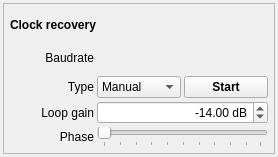
<?xml version="1.0" encoding="UTF-8"?>
<ui version="4.0">
 <class>ClockRecovery</class>
 <widget class="QWidget" name="ClockRecovery">
  <property name="geometry">
   <rect>
    <x>0</x>
    <y>0</y>
    <width>278</width>
    <height>157</height>
   </rect>
  </property>
  <property name="windowTitle">
   <string>Form</string>
  </property>
  <layout class="QGridLayout" name="gridLayout">
   <property name="leftMargin">
    <number>3</number>
   </property>
   <property name="topMargin">
    <number>3</number>
   </property>
   <property name="rightMargin">
    <number>3</number>
   </property>
   <property name="bottomMargin">
    <number>3</number>
   </property>
   <property name="spacing">
    <number>0</number>
   </property>
   <item row="0" column="0">
    <widget class="QFrame" name="frame">
     <property name="frameShape">
      <enum>QFrame::StyledPanel</enum>
     </property>
     <property name="frameShadow">
      <enum>QFrame::Raised</enum>
     </property>
     <layout class="QGridLayout" name="gridLayout_2">
      <property name="leftMargin">
       <number>6</number>
      </property>
      <property name="topMargin">
       <number>6</number>
      </property>
      <property name="rightMargin">
       <number>6</number>
      </property>
      <property name="bottomMargin">
       <number>6</number>
      </property>
      <property name="spacing">
       <number>3</number>
      </property>
      <item row="3" column="0">
       <widget class="QLabel" name="label_3">
        <property name="text">
         <string>Loop gain</string>
        </property>
        <property name="alignment">
         <set>Qt::AlignRight|Qt::AlignTrailing|Qt::AlignVCenter</set>
        </property>
       </widget>
      </item>
      <item row="1" column="0">
       <widget class="QLabel" name="label">
        <property name="text">
         <string>Baudrate</string>
        </property>
        <property name="alignment">
         <set>Qt::AlignRight|Qt::AlignTrailing|Qt::AlignVCenter</set>
        </property>
       </widget>
      </item>
      <item row="4" column="0">
       <widget class="QLabel" name="label_4">
        <property name="text">
         <string>Phase</string>
        </property>
        <property name="alignment">
         <set>Qt::AlignRight|Qt::AlignTrailing|Qt::AlignVCenter</set>
        </property>
       </widget>
      </item>
      <item row="2" column="0">
       <widget class="QLabel" name="label_2">
        <property name="text">
         <string>Type</string>
        </property>
        <property name="alignment">
         <set>Qt::AlignRight|Qt::AlignTrailing|Qt::AlignVCenter</set>
        </property>
       </widget>
      </item>
      <item row="0" column="0" colspan="3">
       <widget class="QLabel" name="label_7">
        <property name="text">
         <string>&lt;html&gt;&lt;head/&gt;&lt;body&gt;&lt;p&gt;&lt;span style=&quot; font-weight:600;&quot;&gt;Clock recovery&lt;/span&gt;&lt;/p&gt;&lt;/body&gt;&lt;/html&gt;</string>
        </property>
        <property name="textFormat">
         <enum>Qt::RichText</enum>
        </property>
       </widget>
      </item>
      <item row="4" column="1" colspan="2">
       <widget class="QSlider" name="phaseSlider">
        <property name="orientation">
         <enum>Qt::Horizontal</enum>
        </property>
        <property name="tickPosition">
         <enum>QSlider::TicksBelow</enum>
        </property>
        <property name="tickInterval">
         <number>10</number>
        </property>
       </widget>
      </item>
      <item row="3" column="1" colspan="2">
       <widget class="QDoubleSpinBox" name="gainSpin">
        <property name="alignment">
         <set>Qt::AlignRight|Qt::AlignTrailing|Qt::AlignVCenter</set>
        </property>
        <property name="suffix">
         <string> dB</string>
        </property>
        <property name="minimum">
         <double>-100.000000000000000</double>
        </property>
        <property name="maximum">
         <double>0.000000000000000</double>
        </property>
        <property name="value">
         <double>-14.000000000000000</double>
        </property>
       </widget>
      </item>
      <item row="2" column="1">
       <widget class="QComboBox" name="typeCombo">
        <item>
         <property name="text">
          <string>Manual</string>
         </property>
        </item>
        <item>
         <property name="text">
          <string>Gardner</string>
         </property>
        </item>
       </widget>
      </item>
      <item row="2" column="2">
       <widget class="QPushButton" name="startButton">
        <property name="styleSheet">
         <string notr="true">font-weight: bold;</string>
        </property>
        <property name="text">
         <string>Start</string>
        </property>
        <property name="checkable">
         <bool>true</bool>
        </property>
        <property name="checked">
         <bool>false</bool>
        </property>
       </widget>
      </item>
      <item row="1" column="1" colspan="2">
       <widget class="FrequencySpinBox" name="baudRateSpin"/>
      </item>
     </layout>
    </widget>
   </item>
  </layout>
 </widget>
 <customwidgets>
  <customwidget>
   <class>FrequencySpinBox</class>
   <extends>QWidget</extends>
   <header>FrequencySpinBox.h</header>
  </customwidget>
 </customwidgets>
 <resources/>
 <connections/>
</ui>
